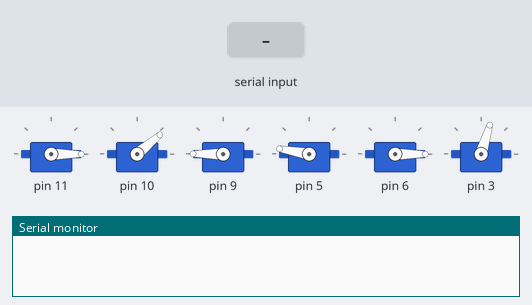
Simulated run of this sketch. Board: Arduino Uno, built with avr-gcc and run on an emulated ATmega328P. On the bench: 6 × servo, the last lines printed to the serial monitor. The test bench sets the inputs (shaded band).

Above: at 7.2 s.
7.3 s: "READY" received over Serial
At 11.5 s:
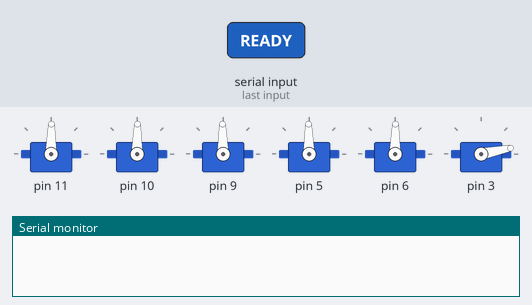
At 14.4 s:
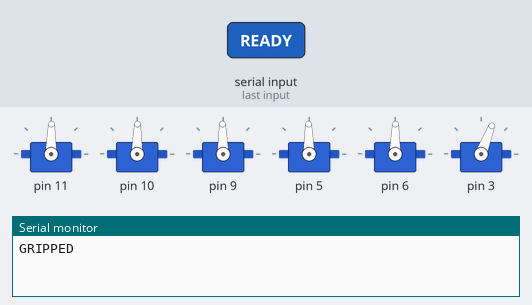
Timing chart, 0 to 15.9 s (numbered marks = the images above; inputs shaded):
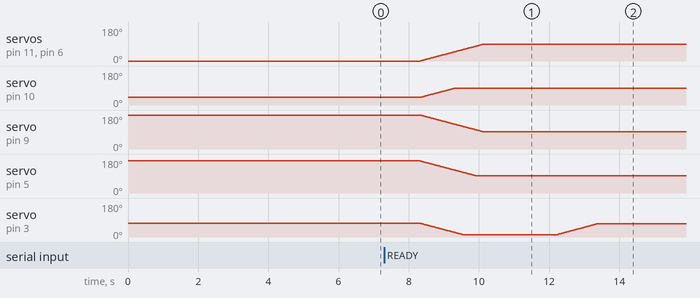

The sketch:

task3_slave.ino
```cpp
#include <Braccio.h>
#include <Servo.h>

String input = "";

void setup() {
  Serial.begin(9600);
  Braccio.begin();
}

void loop() {

  if(Serial.available()){
    input = Serial.readString();
    input.trim();

    if(input == "READY"){

      // Move to handover
      Braccio.ServoMovement(20, 90, 90, 90, 90, 90, 10);
      delay(2000);

      // Grab
      Braccio.ServoMovement(20, 90, 90, 90, 90, 90, 70);
      delay(1000);

      Serial.println("GRIPPED");
    }
  }
}
```

Measured:
- after the input at 7.3 s, servo on pin 11, servo on pin 6: moves from 0° to 89° over 1.8 s, starting after 1.0 s; servo on pin 10: moves from 40° to 89° over 0.98 s, starting after 1.0 s; servo on pin 9: moves from 180° to 91° over 1.8 s, starting after 1.0 s; servo on pin 5: moves from 170° to 91° over 1.6 s, starting after 1.0 s
